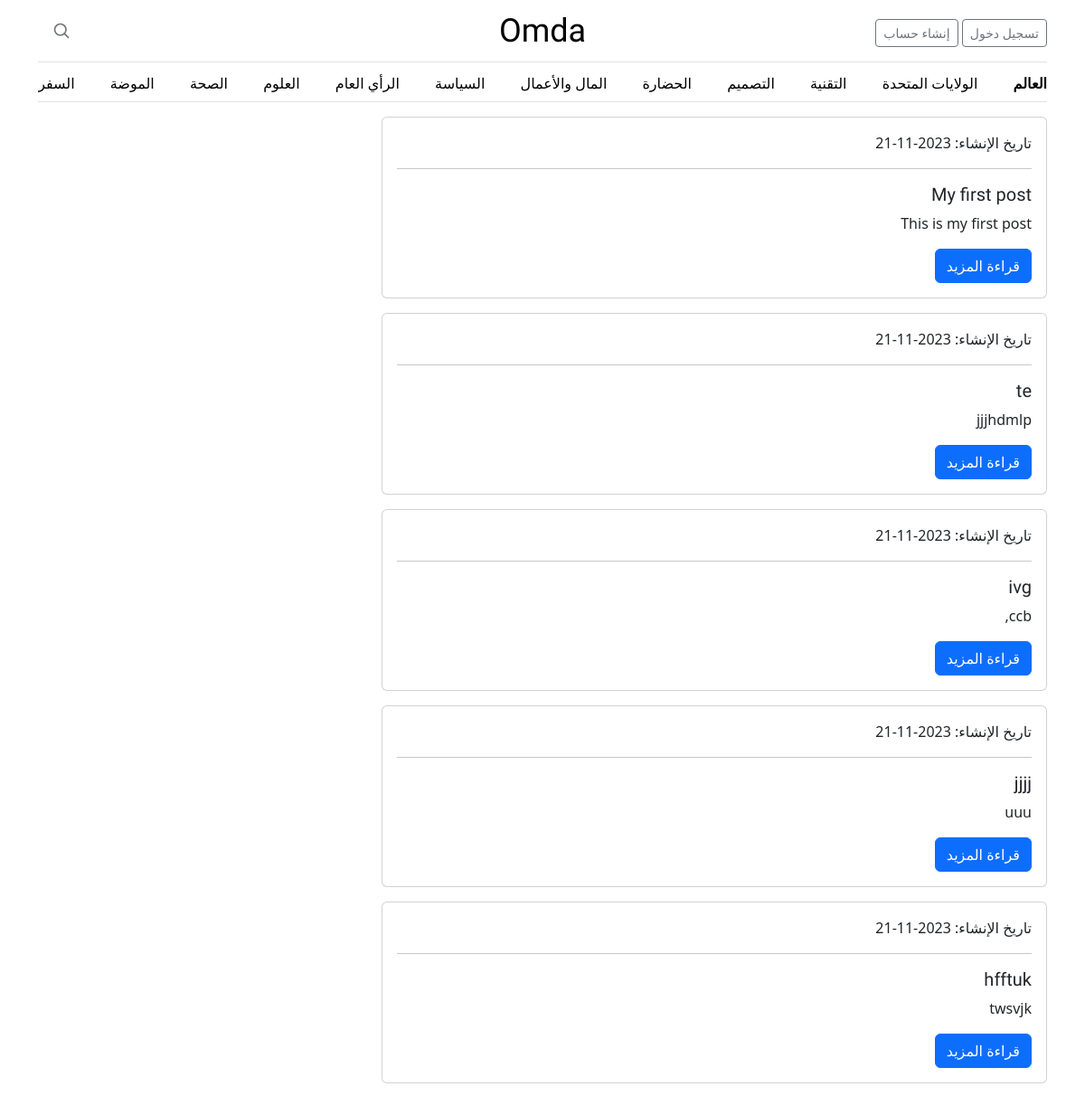
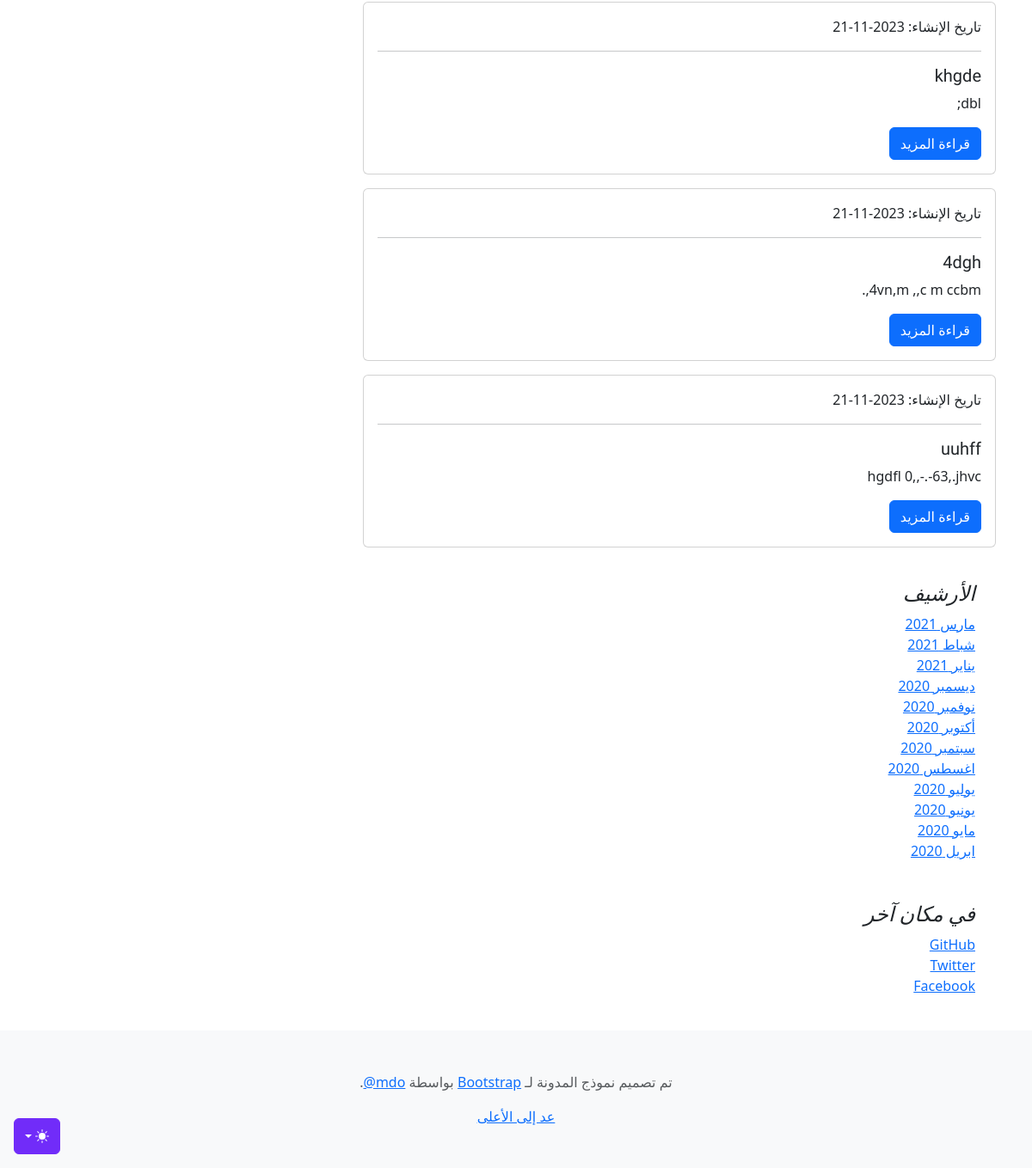
The page / on the database its author committed (2 pictures, top to bottom).
### app/models.py (models this page shows)
class Post(db.Model):
    id = db.Column(db.Integer, primary_key=True)
    title = db.Column(db.String)
    content = db.Column(db.String)
    created_at = db.Column(db.DateTime, default=datetime.utcnow)
    user_id = db.Column(db.Integer, db.ForeignKey("user.id"))

### app/viwes/viwes.py (the view)
@viwe.route("/")
def index():
    latest_articles = Post.query.all()
    return render_template(
        "index.html",
        latest_articles=latest_articles,
    )

### app/templates/index.html (shortened to what this page needs)
{% extends "layout.html" %}
{% block content %}
{% for post in latest_articles %}
<div class="container">
  <div class="row">
    <div class="col-md-8">
      <div class="card mb-3">
        <div class="card-body">
<p class="card-text">تاريخ الإنشاء: {{ post.created_at.strftime("%Y-%m-%d") }}</p>
              <hr>
          <h5 class="card-title">{{ post.title }}</h5>
          <p class="card-text">{{ post.content[:100]|safe }}</p>
              <a href="/articles/{{post.id}}" class="btn btn-primary">قراءة المزيد</a>
        </div>
      </div>
    </div>
  </div>
</div>
{% endfor %}
      <main class="container">
        <div class="p-4">
          <h4 class="fst-italic">الأرشيف</h4>
          <ol class="list-unstyled mb-0">
            <li><a href="#">مارس 2021</a></li>
            <li><a href="#">شباط 2021</a></li>
            <li><a href="#">يناير 2021</a></li>
            <li><a href="#">ديسمبر 2020</a></li>
            <li><a href="#">نوفمبر 2020</a></li>
            <li><a href="#">أكتوبر 2020</a></li>
            <li><a href="#">سبتمبر 2020</a></li>
            <li><a href="#">اغسطس 2020</a></li>
            <li><a href="#">يوليو 2020</a></li>
            <li><a href="#">يونيو 2020</a></li>
            <li><a href="#">مايو 2020</a></li>
            <li><a href="#">ابريل 2020</a></li>
          </ol>
        </div>
        <div class="p-4">
          <h4 class="fst-italic">في مكان آخر</h4>
          <ol class="list-unstyled">
            <li><a href="#">GitHub</a></li>
            <li><a href="#">Twitter</a></li>
            <li><a href="#">Facebook</a></li>
          </ol>
        </div>
    </main>
<footer class="py-5 text-center text-body-secondary bg-body-tertiary">
  <p>تم تصميم نموذج المدونة لـ <a href="https://getbootstrap.com/">Bootstrap</a> بواسطة <a href="https://twitter.com/mdo"><bdi lang="en" dir="ltr">@mdo</bdi></a>.</p>
  <p class="mb-0">
    <a href="#">عد إلى الأعلى</a>
  </p>
</footer>
{% endblock %}

### app/templates/layout.html (shortened to what this page needs)
<!DOCTYPE html>
<html lang="ar" dir="rtl">
<head>
  <link rel="stylesheet" href=" {{ url_for('static',filename='vendor/bootstrap/css/bootstrap.rtl.min.css') }}">
  <link rel="stylesheet" href="{{ url_for('static',filename='css/blog.rtl.css') }}">
      <link rel="stylesheet" href="{{ url_for('static',filename='css/font-awesome.min.css') }}">
      <link rel="stylesheet" href="{{ url_for('static',filename='css/main.css') }}">
</head>
<body>
    <div class="dropdown position-fixed bottom-0 end-0 mb-3 me-3 bd-mode-toggle">
      <button class="btn btn-bd-primary py-2 dropdown-toggle d-flex align-items-center" id="bd-theme" type="button" aria-expanded="false" data-bs-toggle="dropdown" aria-label="Toggle theme (dark)">
        <svg class="bi my-1 theme-icon-active" width="1em" height="1em"><use href="#moon-stars-fill"></use></svg>
      </button>
    </div>
<div class="container">
  <header class="border-bottom lh-1 py-3">
    <div class="row flex-nowrap justify-content-between align-items-center">
      <div class="col-4 pt-1">
          {% if not current_user.is_authenticated %}
 <a class="btn btn-sm btn-outline-secondary" href="/login">تسجيل دخول</a>
<a class="btn btn-sm btn-outline-secondary" href="/signup">إنشاء حساب</a>
        {% else %}
          <a class="btn btn-sm btn-outline-secondary" href="/logout">تسجيل خروج</a>
                  <a class="btn btn-sm btn-outline-secondary" href="#">الملف</a>
        {% endif  %}
      </div>
      <div class="col-4 text-center">
        <a class="blog-header-logo text-body-emphasis text-decoration-none" href="/">Omda</a>
      </div>
      <div class="col-4 d-flex justify-content-end align-items-center">
        <a class="link-secondary" href="#" aria-label="بحث">
          <svg xmlns="http://www.w3.org/2000/svg" width="20" height="20" fill="none" stroke="currentColor" stroke-linecap="round" stroke-linejoin="round" stroke-width="2" class="mx-3" role="img" viewBox="0 0 24 24"><title>بحث</title><circle cx="10.5" cy="10.5" r="7.5"></circle><path d="M21 21l-5.2-5.2"></path></svg>
        </a>
              </div>
    </div>
  </header>
  <div class="nav-scroller py-1 mb-3 border-bottom">
    <nav class="nav nav-underline justify-content-between">
      <a class="nav-item nav-link link-body-emphasis active" href="#">العالم</a>
      <a class="nav-item nav-link link-body-emphasis" href="#">الولايات المتحدة</a>
      <a class="nav-item nav-link link-body-emphasis" href="#">التقنية</a>
      <a class="nav-item nav-link link-body-emphasis" href="#">التصميم</a>
      <a class="nav-item nav-link link-body-emphasis" href="#">الحضارة</a>
      <a class="nav-item nav-link link-body-emphasis" href="#">المال والأعمال</a>
      <a class="nav-item nav-link link-body-emphasis" href="#">السياسة</a>
      <a class="nav-item nav-link link-body-emphasis" href="#">الرأي العام</a>
      <a class="nav-item nav-link link-body-emphasis" href="#">العلوم</a>
      <a class="nav-item nav-link link-body-emphasis" href="#">الصحة</a>
      <a class="nav-item nav-link link-body-emphasis" href="#">الموضة</a>
      <a class="nav-item nav-link link-body-emphasis" href="#">السفر</a>
    </nav>
  </div>
</div>
    {% block content %}{% endblock %}
</body>
</html>

### app/static/css/blog.rtl.css (style rules this page uses)
.blog-header-logo { font-family: Amiri, Georgia, "Times New Roman", serif; font-size: 2.25rem; }
h1, h2, h3, h4, h5, h6 { font-family: Amiri, Georgia, "Times New Roman", serif; }

### app/templates/layout.html (style rules this page uses)
.bi { vertical-align: -.125em; fill: currentColor; }
.nav-scroller { position: relative; z-index: 2; height: 2.75rem; overflow-y: hidden; }
.nav-scroller .nav { display: flex; flex-wrap: nowrap; padding-bottom: 1rem; margin-top: -1px; overflow-x: auto; text-align: center; white-space: nowrap; -webkit-overflow-scrolling: touch; }
.btn-bd-primary { --bd-violet-bg: #712cf9; --bd-violet-rgb: 112.520718, 44.062154, 249.437846; --bs-btn-font-weight: 600; --bs-btn-color: var(--bs-white); --bs-btn-bg: var(--bd-violet-bg); --bs-btn-border-color: var(--bd-violet-bg); --bs-btn-hover-color: var(--bs-white); --bs-btn-hover-bg: #6528e0; --bs-btn-hover-border-color: #6528e0; --bs-btn-focus-shadow-rgb: var(--bd-violet-rgb); --bs-btn-active-color: var(--bs-btn-hover-color); --bs-btn-active-bg: #5a23c8; --bs-btn-active-border-color: #5a23c8; }
.bd-mode-toggle { z-index: 1500; }

### rows shown on the page
Post: created_at "2023-11-21", title "My first post", content "This is my first post"
Post: created_at "2023-11-21", title "te", content "jjjhdmlp"
Post: created_at "2023-11-21", title "ivg", content "ccb,"
Post: created_at "2023-11-21", title "jjjj", content "uuu"
Post: created_at "2023-11-21", title "hfftuk", content "twsvjk"
Post: created_at "2023-11-21", title "khgde", content "dbl;"
Post: created_at "2023-11-21", title "4dgh", content "4vn,m ,,c m ccbm,."
Post: created_at "2023-11-21", title "uuhff", content "hgdfl 0,,-.-63,.jhvc"
